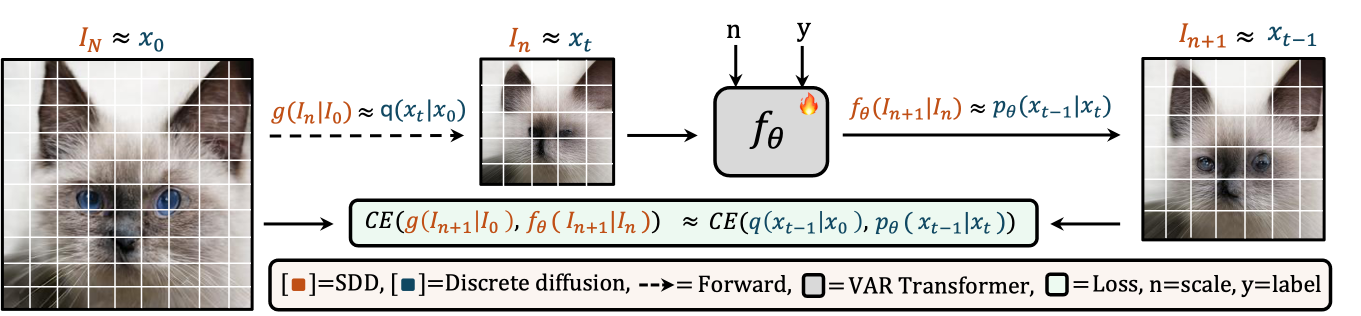
#> input picture assets/img/publication_preview/downloaded_gifs/srdd_arch.png, 2722 x 632 px (shown at 1/2 size)
$ python create_final_gifs.py
#> lines starting #> are read from the running program, lines starting #| are printed output that depends on the picture
#!/usr/bin/env python3
"""
Create FINAL improved GIFs with Architecture + Multiple Result Images
"""

import os
from PIL import Image
from pathlib import Path

DOWNLOADED_DIR = Path("downloaded_gifs")
OUTPUT_DIR = Path("generated_gifs")
OUTPUT_DIR.mkdir(exist_ok=True)


def create_gif(frames, output_name, duration=1500):
    """Create GIF from list of PIL Image frames."""
    output_path = OUTPUT_DIR / output_name

    rgb_frames = []
    for f in frames:
        if f.mode in ('RGBA', 'P'):
            f = f.convert('RGB')
        rgb_frames.append(f)

    rgb_frames[0].save(
        output_path,
        save_all=True,
        append_images=rgb_frames[1:],
        duration=duration,
        loop=0
    )
    print(f"  Created: {output_name} ({len(rgb_frames)} frames, {duration}ms each)")
    return output_path


def resize_to_width(img, target_width=600):
    """Resize image to target width maintaining aspect ratio."""
    w, h = img.size
    new_h = int(h * target_width / w)
    return img.resize((target_width, new_h), Image.Resampling.LANCZOS)


def pad_to_same_height(images, bg_color=(255, 255, 255)):
    """Pad all images to same height."""
    max_h = max(img.size[1] for img in images)
    padded = []
    for img in images:
        w, h = img.size
        if h < max_h:
            new_img = Image.new('RGB', (w, max_h), bg_color)
            offset = (max_h - h) // 2
            new_img.paste(img, (0, offset))
            padded.append(new_img)
        else:
            padded.append(img)
    return padded


def main():
    print("=" * 60)
    print("Creating FINAL GIFs with Architecture + Results")
    print("=" * 60)

    # =========================================================================
    # 1. SRDD (Scale-wise VAR) - arXiv 2025
    # Architecture + Intro results + Qualitative comparison
    # =========================================================================
    print("\n1. SRDD / Scale-wise VAR (arXiv 2025)")

    srdd_arch = DOWNLOADED_DIR / "srdd_arch.png"
    srdd_intro = DOWNLOADED_DIR / "srdd_intro_fig.png"
    srdd_qual = DOWNLOADED_DIR / "srdd_qualitative.png"

    if srdd_arch.exists() and srdd_intro.exists():
        images = []

        # Architecture diagram
        img_arch = Image.open(srdd_arch)
#> img_arch is the input picture: PIL image 2722x632 RGBA; mean R, G, B, A 86.6, 84.6, 82.4, 131.2
        images.append(img_arch)

        # Intro figure with results
        img_intro = Image.open(srdd_intro)
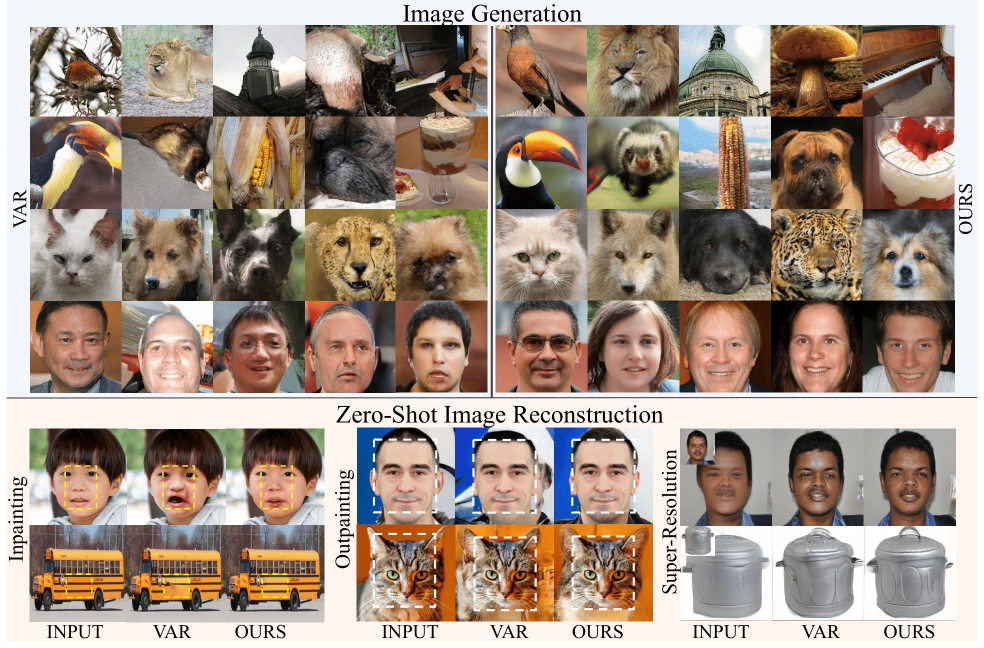
#> input picture assets/img/publication_preview/downloaded_gifs/srdd_intro_fig.png, 1967 x 1295 px (shown at 1/2 size)
#> img_intro is the input picture: PIL image 1967x1295 P; mean R, G, B 161.9, 144.9, 131.7
        images.append(img_intro)

        # Qualitative comparison (if exists)
        if srdd_qual.exists():
            img_qual = Image.open(srdd_qual)
            images.append(img_qual)

        # Resize all to same width
        frames = [resize_to_width(img, 550) for img in images]
#> frames = 2 items
        frames = pad_to_same_height(frames)
#> in pad_to_same_height, `max_h = max(img.size[1] for img in images)`: max_h = 362
#> the loop in pad_to_same_height, `for img in images:` made 2 passes
#> (w, h, offset) on pass 1: (550, 127, 117)
#> (w, h) on pass 2: (550, 362)
#> after the loop in pad_to_same_height, `for img in images:`:
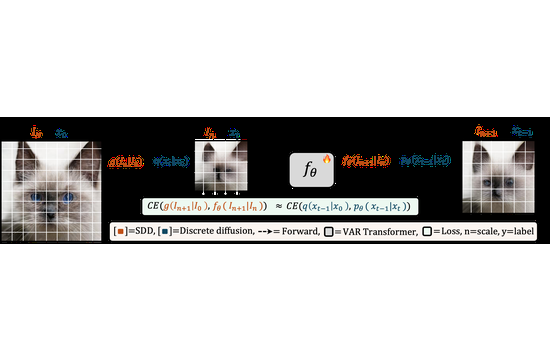
#> new_img: PIL image 550x362 RGB; mean R, G, B 196.8, 195.9, 195
#> after the loop in pad_to_same_height, `for img in images:`: padded = 2 items

        create_gif(frames, "srdd.gif", duration=2000)
#> the loop in create_gif, `for f in frames:` made 2 passes
#|   Created: srdd.gif (2 frames, 2000ms each)
    else:
        print("   WARNING: Source images not found")

    # =========================================================================
    # 2. UNITE AND CONQUER (CVPR 2023)
    # Method diagram + Face results + Natural results + Multimodal faces
    # =========================================================================
    print("\n2. Unite and Conquer (CVPR 2023)")

    unite_method = DOWNLOADED_DIR / "unite_method.png"
    unite_faces = DOWNLOADED_DIR / "unite_faces.png"
    unite_natural = DOWNLOADED_DIR / "unite_natural.png"
    unite_multimodal = DOWNLOADED_DIR / "unite_multimodal.png"

    images = []

    if unite_method.exists():
        images.append(Image.open(unite_method))
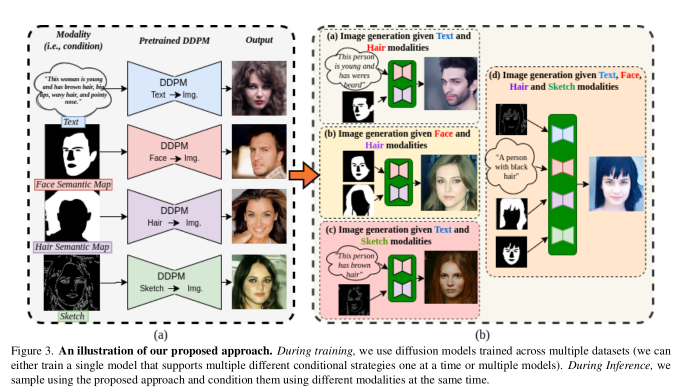
#> input picture assets/img/publication_preview/downloaded_gifs/unite_method.png, 1354 x 782 px (shown at 1/2 size)
    if unite_faces.exists():
        images.append(Image.open(unite_faces))
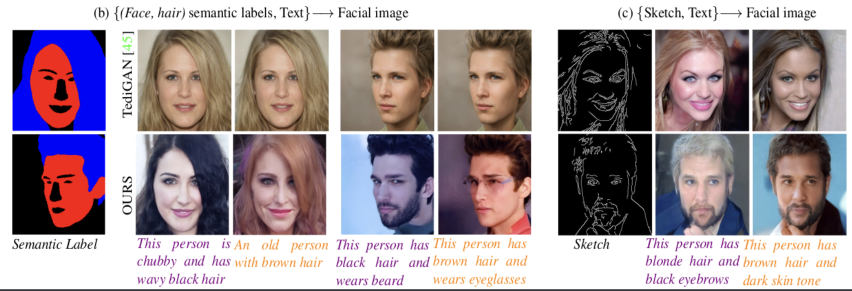
#> input picture assets/img/publication_preview/downloaded_gifs/unite_faces.png, 1704 x 582 px (shown at 1/2 size)
    if unite_natural.exists():
        images.append(Image.open(unite_natural))
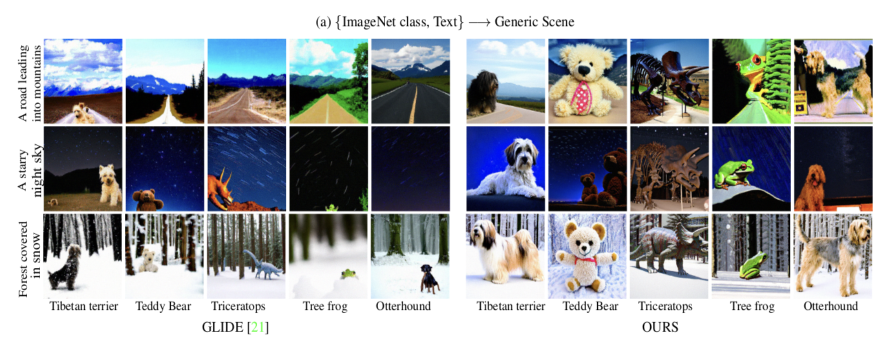
#> input picture assets/img/publication_preview/downloaded_gifs/unite_natural.png, 1766 x 676 px (shown at 1/2 size)
    if unite_multimodal.exists():
        images.append(Image.open(unite_multimodal))

    if len(images) >= 2:
        frames = [resize_to_width(img, 550) for img in images]
#> frames = 3 items
        frames = pad_to_same_height(frames)
#> call 2 of pad_to_same_height, with bg_color = (255, 255, 255)
#> in pad_to_same_height (call 2), `max_h = max(img.size[1] for img in images)`: max_h = 317
#> the loop in pad_to_same_height (call 2), `for img in images:` made 3 passes
#> (h, offset) on passes 2 to 3: (187, 65), (210, 53)
#> h on pass 1: 317
#> after the loop in pad_to_same_height (call 2), `for img in images:`:
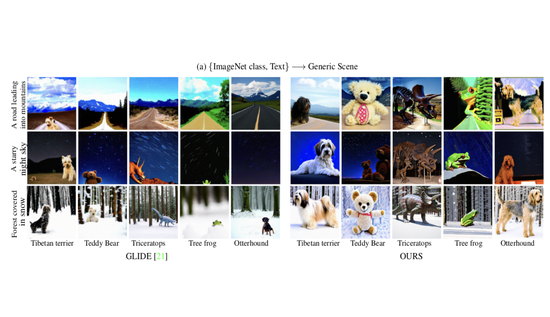
#> new_img: PIL image 550x317 RGB; mean R, G, B 187.9, 189.8, 192.5
#> after the loop in pad_to_same_height (call 2), `for img in images:`: padded = 3 items
        create_gif(frames, "unite_conquer.gif", duration=1800)
#> the loop in create_gif (call 2), `for f in frames:` made 3 passes
#> pass 1, in create_gif (call 2), `f = f.convert('RGB')`:
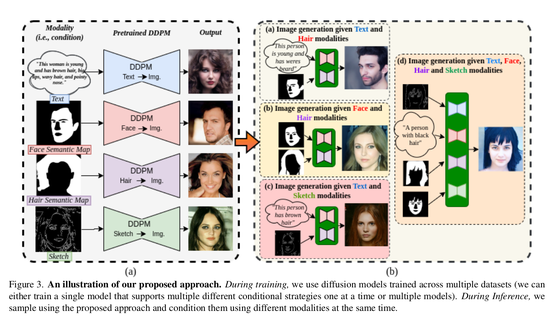
#> f: PIL image 550x317 RGB; mean R, G, B 208.2, 204.6, 197.5
#|   Created: unite_conquer.gif (3 frames, 1800ms each)
    else:
        print("   WARNING: Not enough source images")

    # =========================================================================
    # 3. SCALING NVS (ICCV 2025) - Keep existing but improve
    # Architecture + Teaser with comparisons
    # =========================================================================
    print("\n3. Scaling Transformer NVS (ICCV 2025)")

    scaling_overview = DOWNLOADED_DIR / "scaling_overview.png"
    scaling_teaser = DOWNLOADED_DIR / "scaling_teaser.png"
    scaling_pca = DOWNLOADED_DIR / "scaling_pca.png"

    images = []
    if scaling_overview.exists():
        images.append(Image.open(scaling_overview))
    if scaling_teaser.exists():
        images.append(Image.open(scaling_teaser))
    if scaling_pca.exists():
        images.append(Image.open(scaling_pca))

    if len(images) >= 2:
        frames = [resize_to_width(img, 550) for img in images]
        frames = pad_to_same_height(frames)
        create_gif(frames, "scaling_nvs.gif", duration=2000)
    else:
        print("   WARNING: Not enough source images")

    # =========================================================================
    # 4. GENDEG (CVPR 2025)
    # Method + Intro + Qualitative results
    # =========================================================================
    print("\n4. GenDeg (CVPR 2025)")

    gendeg_method = DOWNLOADED_DIR / "gendeg_method.png"
    gendeg_intro = DOWNLOADED_DIR / "gendeg_intro.png"
    gendeg_qual = DOWNLOADED_DIR / "gendeg_qual.png"

    images = []
    if gendeg_method.exists():
        images.append(Image.open(gendeg_method))
    if gendeg_intro.exists():
        images.append(Image.open(gendeg_intro))
    if gendeg_qual.exists():
        images.append(Image.open(gendeg_qual))

    if len(images) >= 2:
        frames = [resize_to_width(img, 550) for img in images]
        frames = pad_to_same_height(frames)
        create_gif(frames, "gendeg.gif", duration=1800)
    else:
        print("   WARNING: Not enough source images")

    # =========================================================================
    # 5. MAXFUSION (ECCV 2024)
    # Method + Examples + Results
    # =========================================================================
    print("\n5. MaxFusion (ECCV 2024)")

    maxfusion_method = DOWNLOADED_DIR / "maxfusion_method.png"
    maxfusion_img1 = DOWNLOADED_DIR / "maxfusion_img1.png"
    maxfusion_contra = DOWNLOADED_DIR / "maxfusion_contradictory.png"
    maxfusion_comp = DOWNLOADED_DIR / "maxfusion_complementary.png"

    images = []
    if maxfusion_method.exists():
        images.append(Image.open(maxfusion_method))
    if maxfusion_img1.exists():
        images.append(Image.open(maxfusion_img1))
    if maxfusion_contra.exists():
        images.append(Image.open(maxfusion_contra))
    if maxfusion_comp.exists():
        images.append(Image.open(maxfusion_comp))

    if len(images) >= 2:
        frames = [resize_to_width(img, 550) for img in images]
        frames = pad_to_same_height(frames)
        create_gif(frames, "maxfusion.gif", duration=1500)
    else:
        print("   WARNING: Not enough source images")

    # =========================================================================
    # 6. STEERED DIFFUSION (ICCV 2023)
    # Method + Results
    # =========================================================================
    print("\n6. Steered Diffusion (ICCV 2023)")

    steered_method = DOWNLOADED_DIR / "steered_method.png"
    steered_intro = DOWNLOADED_DIR / "steered_introfig.png"

    images = []
    if steered_method.exists():
        images.append(Image.open(steered_method))
    if steered_intro.exists():
        images.append(Image.open(steered_intro))

    if len(images) >= 2:
        frames = [resize_to_width(img, 550) for img in images]
        frames = pad_to_same_height(frames)
        create_gif(frames, "steered_diffusion.gif", duration=2000)
    else:
        print("   WARNING: Not enough source images")

    # =========================================================================
    # 7. CROWDIFF - Use official GIF
    # =========================================================================
    print("\n7. CrowDiff (CVPR 2024)")

    crowdiff_src = DOWNLOADED_DIR / "crowdiff_shha.gif"
    if crowdiff_src.exists():
        import shutil
        shutil.copy(crowdiff_src, OUTPUT_DIR / "crowdiff.gif")
        print(f"  Copied: crowdiff.gif (official animated density map)")

    # =========================================================================
    # SUMMARY
    # =========================================================================
    print("\n" + "=" * 60)
    print("GIF Generation Complete!")
    print("=" * 60)

    print(f"\nOutput directory: {OUTPUT_DIR.absolute()}")
    print("\nGenerated GIFs:")
    for gif in sorted(OUTPUT_DIR.glob("*.gif")):
        size_kb = gif.stat().st_size / 1024
        print(f"  - {gif.name} ({size_kb:.1f} KB)")

    print("\n" + "=" * 60)
    print("GIF Contents Summary:")
    print("=" * 60)
    print("  srdd.gif: Architecture → Results → Qualitative (3 frames)")
    print("  unite_conquer.gif: Method → Faces → Natural → Multimodal (4 frames)")
    print("  scaling_nvs.gif: Architecture → Teaser → PCA (3 frames)")
    print("  gendeg.gif: Method → Intro → Qualitative (3 frames)")
    print("  maxfusion.gif: Method → Example → Contradictory → Complementary (4 frames)")
    print("  steered_diffusion.gif: Method → Results (2 frames)")
    print("  crowdiff.gif: Official animated density map")


if __name__ == "__main__":
    main()
